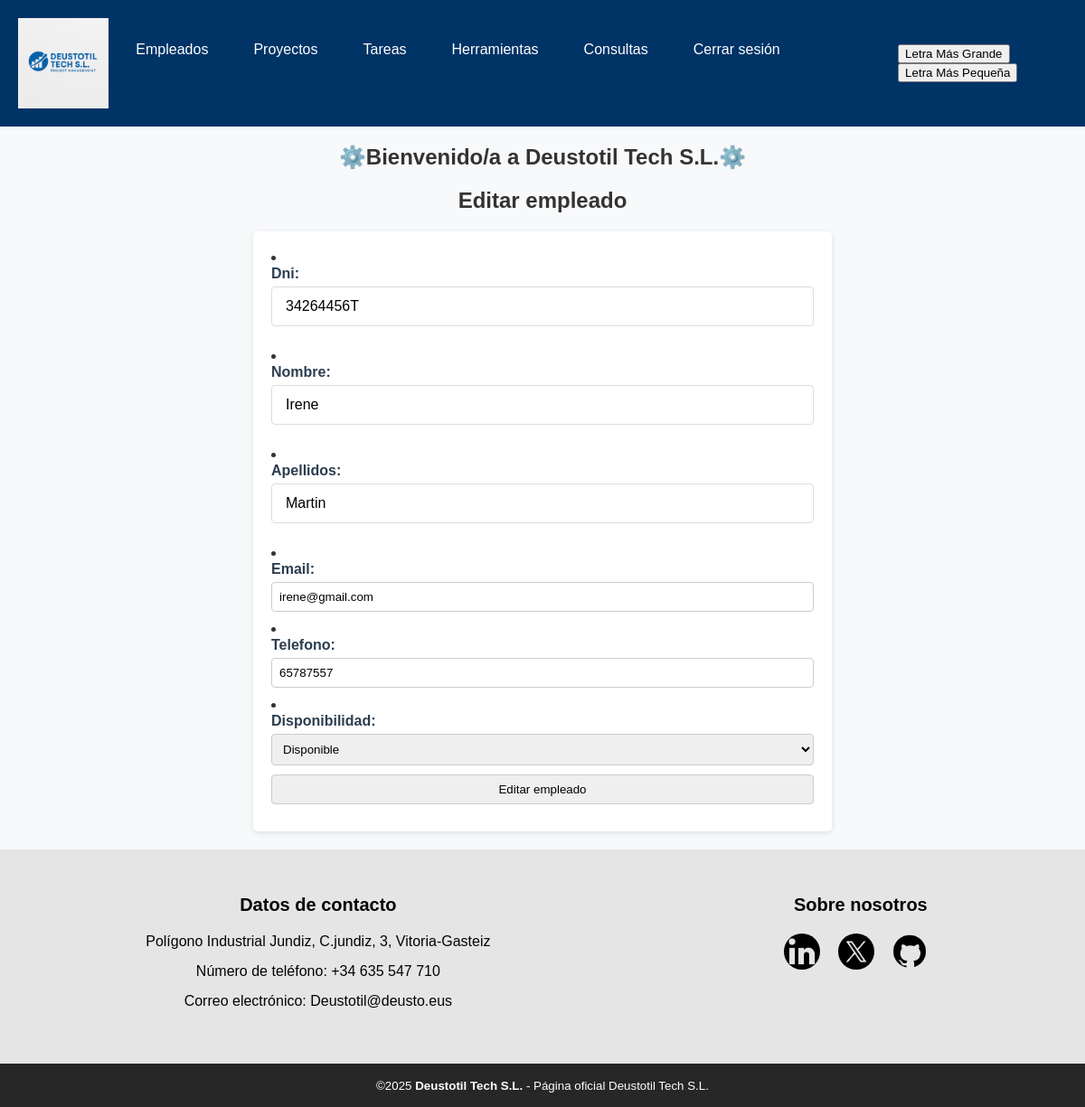
Screenshot of /AppDjango/empleados/modificar/8 (signed in) with the database file from the repository.
### AppDjango/models.py (models this page shows, shortened)
class Empleado(models.Model):
    dni = models.CharField(max_length=9, unique=True)
    nombre = models.CharField(max_length=100)
    apellidos = models.CharField(max_length=100)
    email = models.EmailField(max_length=50)
    telefono = models.IntegerField()
    disponibilidad = models.CharField(max_length=20, choices=EMPLEADO_DISPONIBILIDAD, default="disponible")

### AppDjango/views.py (the view, shortened to what this page needs)
# urls.py: path('empleados/modificar/<int:pk>', EmpleadoUpdateView.as_view(), name='empleado_update'),
class EmpleadoUpdateView(LoginRequiredMixin,UpdateView):
    model = Empleado
    template_name = 'empleado_update.html'
    form_class = EmpleadoForm
    def get(self, request, pk):
        empleado = get_object_or_404(Empleado, pk=pk)
        formulario = self.form_class(instance=empleado)
        ultimos_empleados = Empleado.objects.order_by('-id')[:3]
        context = {
            'formulario': formulario,
            'empleado': empleado,
            'ultimos_empleados': ultimos_empleados,
        }
        return render(request, self.template_name, context)

### AppDjango/forms.py
class EmpleadoForm(forms.ModelForm):
    class Meta:
        model = Empleado
        fields = '__all__'

### AppDjango/templates/empleado_update.html (shortened to what this page needs)
{% extends 'base.html' %}
{% block contenido %}
    <h2>Editar empleado</h2>
    <div class="formulario">
        <form action="{% url 'empleado_update' empleado.pk %}" method="post">
            {{ formulario.as_ul }}
            <input type="submit" value="Editar empleado"/>
        </form>
    </div>
{% endblock %}

### static/css/styles.css (style rules this page uses)
body { margin: 0; font-family: Arial, sans-serif; background-color: #f8f9fa; color: #333; }
h2 { text-align: center; margin-top: 20px; }
.formulario { max-width: 600px; margin: 20px auto; background-color: #fff; padding: 20px; border-radius: 5px; box-shadow: 0 2px 6px rgba(0, 0, 0, 0.1); }
.formulario label { display: block; margin-bottom: 5px; font-weight: bold; }
.formulario input, .formulario select, .formulario textarea { width: 100%; padding: 8px; box-sizing: border-box; margin-bottom: 10px; border: 1px solid #ccc; border-radius: 4px; }
form { display: flex; flex-direction: column; }
label { margin-bottom: 0.5rem; font-weight: 600; color: #2c3e50; }
input[type="text"], input[type="password"] { padding: 12px 15px; margin-bottom: 1.5rem; border: 1px solid #ddd; border-radius: 4px; font-size: 1rem; transition: border 0.3s; }

### rows the page displays
Empleado: dni "34264456T", nombre "Irene", apellidos "Martin", email "irene@gmail.com", telefono "65787557", disponibilidad "Disponible"
